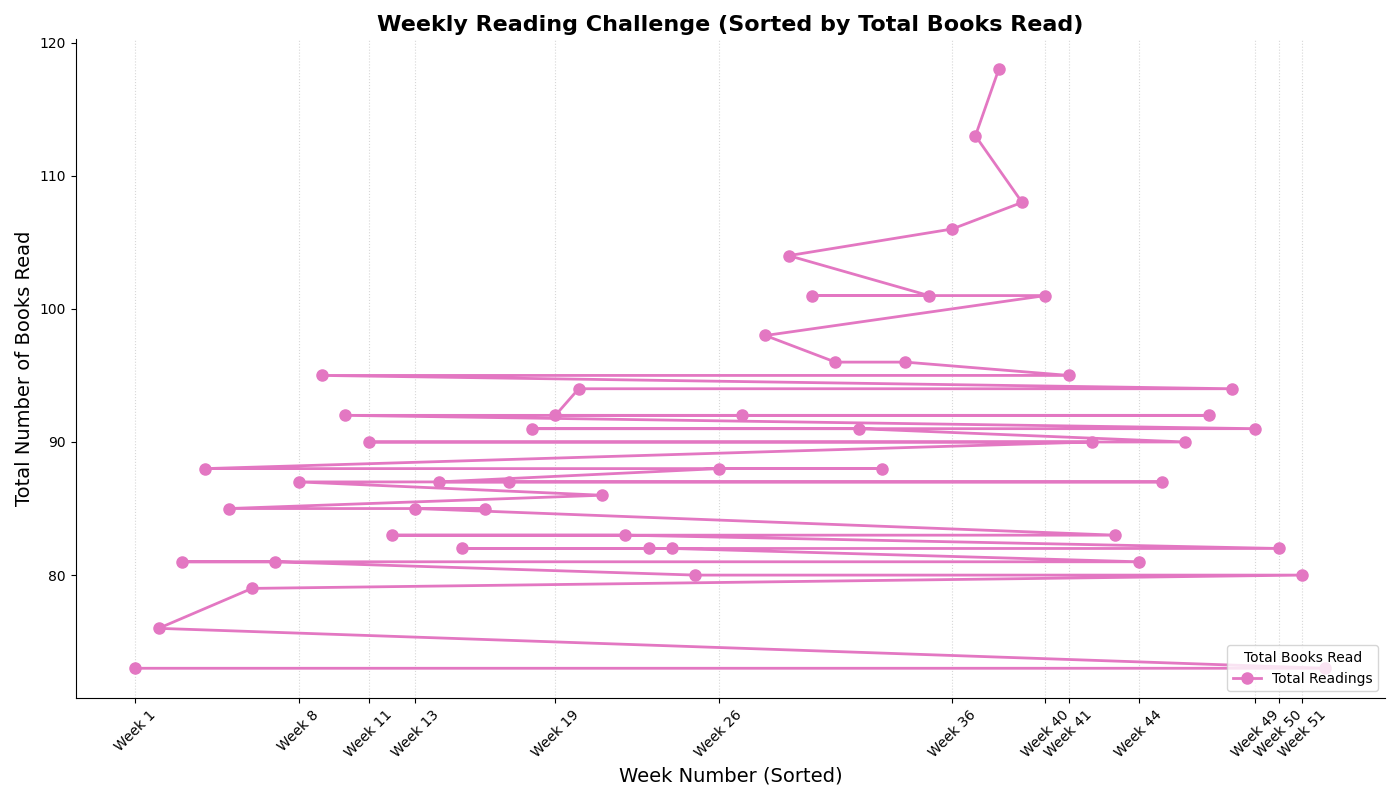

The Python source for this figure:
import matplotlib.pyplot as plt
import numpy as np

weeks = np.array(range(1, 53))

mystery_readings = np.array([
    25, 28, 30, 32, 29, 25, 27, 32, 35, 30, 28, 26, 33, 35, 28, 30, 32, 36, 38, 40, 
    32, 28, 30, 29, 27, 35, 38, 40, 45, 42, 40, 38, 35, 40, 42, 45, 48, 50, 45, 42, 
    40, 38, 35, 30, 32, 34, 36, 38, 35, 30, 28, 25
])
fantasy_readings = np.array([
    18, 20, 22, 25, 23, 22, 24, 26, 29, 27, 25, 23, 20, 22, 25, 27, 28, 26, 24, 22, 
    20, 19, 21, 23, 25, 26, 28, 29, 27, 25, 23, 22, 24, 26, 27, 28, 30, 32, 29, 27, 
    25, 23, 20, 21, 23, 25, 26, 28, 29, 27, 26, 24
])
science_fiction_readings = np.array([
    30, 28, 29, 31, 33, 32, 30, 29, 31, 35, 37, 34, 32, 30, 29, 28, 27, 29, 30, 32, 
    34, 36, 31, 30, 28, 27, 26, 29, 32, 34, 33, 31, 29, 30, 32, 33, 35, 36, 34, 32, 
    30, 29, 28, 30, 32, 31, 30, 28, 27, 25, 26, 24
])

total_readings = mystery_readings + fantasy_readings + science_fiction_readings

sorted_indices = np.argsort(total_readings)
sorted_weeks = weeks[sorted_indices]
sorted_readings = total_readings[sorted_indices]

fig, ax = plt.subplots(figsize=(14, 8))

colors = ['#e377c2', '#2ca02c', '#1f77b4']  # Shuffled colors
marker_styles = ['o', 's', '^']  # Different marker styles

ax.plot(sorted_weeks, sorted_readings, color=colors[0], marker=marker_styles[0], linestyle='-', linewidth=2, markersize=8, label='Total Readings')

ax.set_title('Weekly Reading Challenge (Sorted by Total Books Read)', fontsize=16, fontweight='bold')
ax.set_xlabel('Week Number (Sorted)', fontsize=14)
ax.set_ylabel('Total Number of Books Read', fontsize=14)
ax.legend(title='Total Books Read', loc='lower right')  # Changed legend location

ax.set_xticks(sorted_weeks[::4])
ax.set_xticklabels([f'Week {i}' for i in sorted_weeks[::4]], rotation=45)
ax.grid(axis='x', linestyle=':', alpha=0.5)  # Different grid style
ax.spines['top'].set_visible(False)  # Adjusted border visibility
ax.spines['right'].set_visible(False)

plt.tight_layout()
plt.show()
